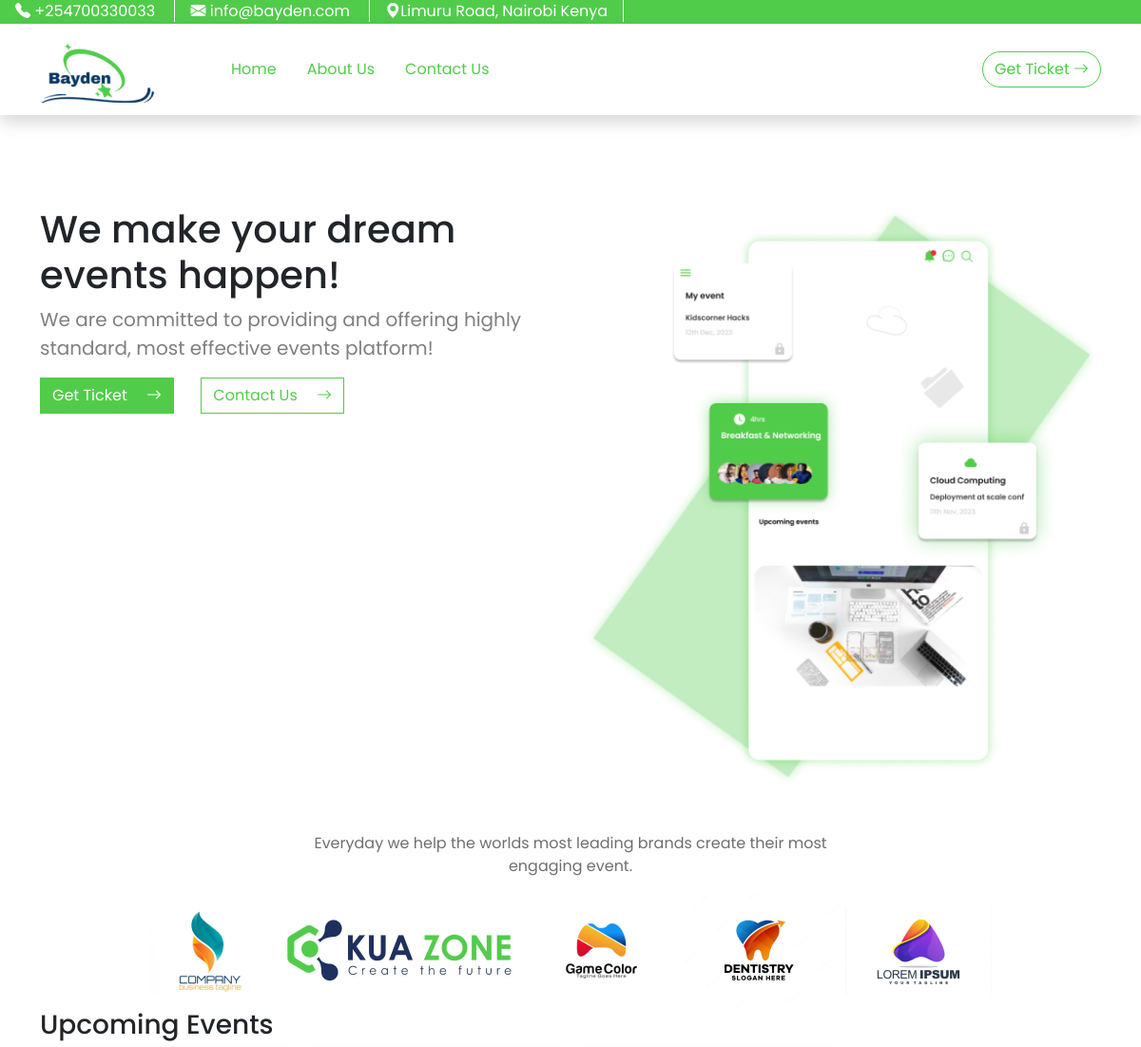
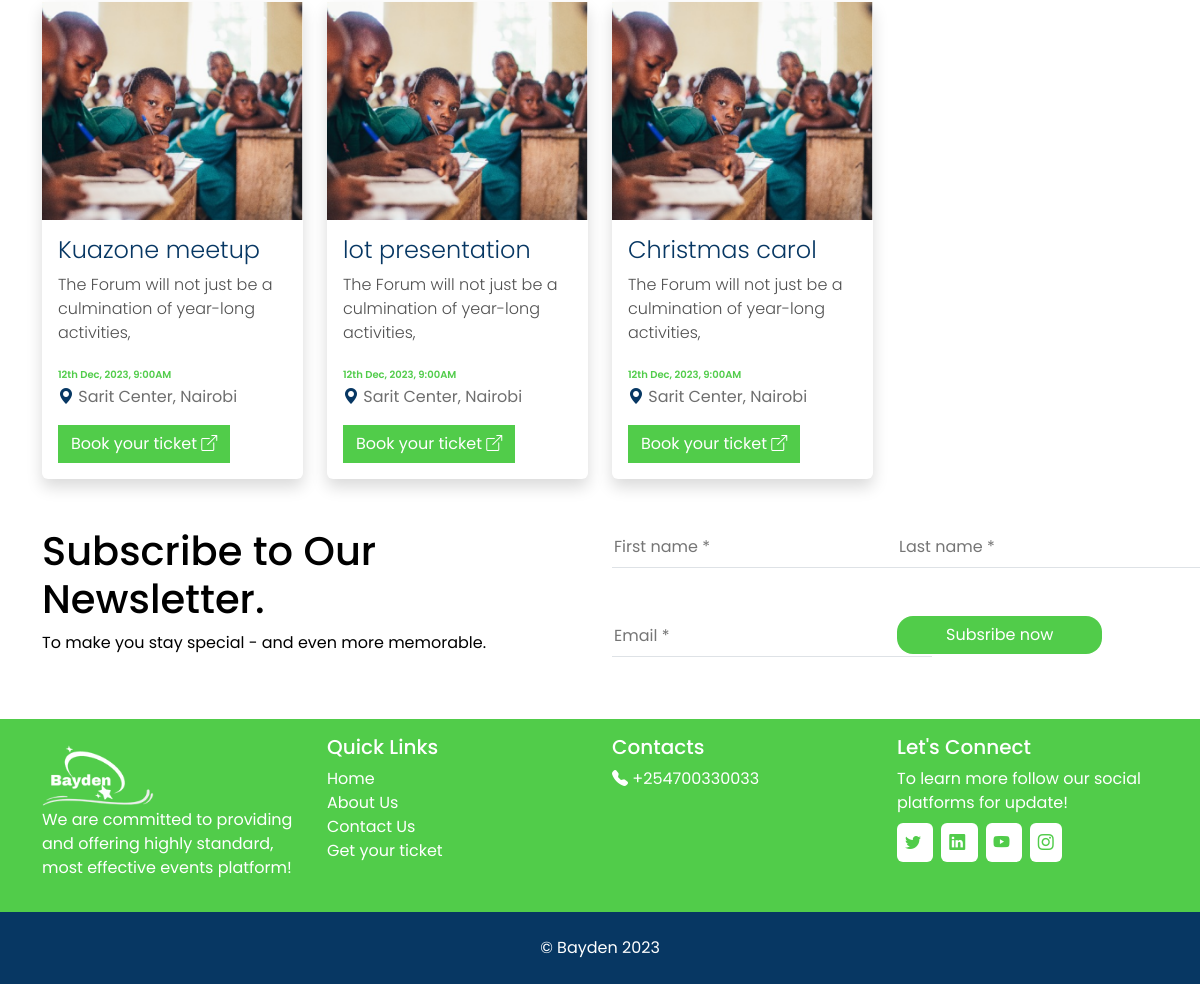
The page / on the database its author committed (2 pictures, top to bottom).
### baydenApp/models.py (models this page shows)
class Event(models.Model):
    name = models.CharField(max_length=50)

### baydenApp/views.py (the view)
# urls.py: path("", index, name="index")
def index(request : HttpRequest):
    if request.method == "GET":
        all_events = Event.objects.all()
        context = {"events": all_events}
        return render(request=request, template_name="index.html",
                      context=context)
    elif request.method == "POST":
        form_from_subscriber = SubscriberForm()

### templates/index.html (shortened to what this page needs)
<!DOCTYPE html>
<html>
<head>
	<link href="style.css" rel="stylesheet" type="text/css" />
	<link href="https://cdn.jsdelivr.net/npm/bootstrap@5.3.1/dist/css/bootstrap.min.css" rel="stylesheet"
>
	<link rel="stylesheet" href="https://cdn.jsdelivr.net/npm/bootstrap-icons@1.10.5/font/bootstrap-icons.css">
</head>
<body>
	<header style="background-color: #51CC4A; height: 25px;">
		<span class="text-white border-end border-white border-1 px-3">
			<i class="bi bi-telephone-fill"></i> +254700330033
		</span>
		<span class="text-white border-end border-white border-1 px-3">
			<i class="bi bi-envelope-fill"></i> info@bayden.com
		</span>
		<span class="text-white border-end border-white border-1 px-3">
			<i class="bi bi-geo-alt-fill"></i>Limuru Road, Nairobi Kenya
		</span>
	</header>
	<nav class="navbar navbar-expand-lg sticky-top shadow bg-white">
		<div class="container">
			<div class="navbar-brand me-5">
				<a href="index.html" class="text-decoration-none"><img src="Images/BaydenLogo.png"></a>
			</div>
			<div class="collapse navbar-collapse" id="eventMenu">
				<div class="navbar-nav ms-3 me-auto">
					<a href="index.html" class="text-decoration-none mx-3 fw-normal" style="color: #51CC4A;">Home</a>
					<a href="about.html" class="text-decoration-none mx-3 fw-normal" style="color: #51CC4A;">About
						Us</a>
					<a href="contact.html" class="text-decoration-none mx-3 fw-normal" style="color: #51CC4A;">Contact
						Us</a>
				</div>
				<div>
					<a href="reserve.html" class="btn rounded-5" style="color: #51CC4A; border-color: #51CC4A;"> Get
						Ticket <i class="bi bi-arrow-right"></i></a>
				</div>
			</div>
		</div>
	</nav>
	<div class="container my-5 pt-5">
		<div class="row">
			<div class="col-lg-6">
				<h1>We make your dream
					events happen!</h1>
				<p class="fs-5" style="color: #807f7f;">We are committed to providing and offering
					highly standard, most effective events platform!</p>
				<a href="reserve.html" class="btn rounded-0 text-white" style="background-color: #51CC4A;"> Get Ticket
					<i class="bi bi-arrow-right ms-3"></i></a>
				<a href="contact.html" class="btn rounded-0 bg-white ms-4"
					style="color: #51CC4A; border-color: #51CC4A;">
					Contact
					Us <i class="bi bi-arrow-right ms-3"></i></a>
			</div>
			<div class="col-lg-6">
				<img src="Images/image 1.png" class="img-fluid">
			</div>
		</div>
	</div>
	<div class="text-center">
		<p style="color: #00000091">Everyday we help the worlds most leading brands create their most<br>engaging event.
		</p>
		<div>
			<img src="Images/image 2.png">
			<img src="Images/image 3.png">
			<img src="Images/image 4.png">
			<img src="Images/image 5.png">
			<img src="Images/image 6.png">
		</div>
	</div>
	<div class="container mb-5">
		<h3>Upcoming Events</h3>
		<div class="row">
			{% for myevent in events %}
			<div class="col-lg-3">
				<div class="card border-0 shadow">
					<img src="Images/Rectangle 9 (3).png">
					<div class="card-body">
						<h4 class="fw-light" style="color: #073763;">{{ myevent.name }}</h4>
						<p class="text-xs fw-light" style="color: #000000B0;">The Forum will not just be a culmination
							of year-long activities,
						</p>
						<span class="fw-semibold" style="color: #51CC4A; font-size: 10px;">12th Dec, 2023, 9:00AM</span>
						<p style="color: #00000091;"><i class="bi bi-geo-alt-fill" style="color: #073763;"></i> Sarit
							Center, Nairobi</p>
						<a href="reserve.html" class="btn rounded-0 text-white" style="background: #51CC4A;"">Book your ticket <i
								class=" bi bi-box-arrow-up-right"></i></a>
					</div>
				</div>
			</div>
			{% endfor %}
		</div>
	</div>
	<div class="container text-black my-5">
		<div class="row">
			<div class="col-lg-6">
				<h1>Subscribe to Our Newsletter.</h1>
				<p>To make you stay special - and even more memorable.</p>
			</div>
			<div class="col-lg-6">
				<form>
					<div class="row">
						<div class="col-lg-6">
							<input type="text" class="border-0 border-bottom py-2" placeholder="First name *" />
						</div>
						<div class="col-lg-6">
							<input type="text" class="border-0 border-bottom py-2" placeholder="Last name *" />
						</div>
					</div>
					<div class="row pt-5">
						<div class="col-lg-6">
							<input type="text" class="border-0 border-bottom py-2" placeholder="Email *" />
						</div>
						<div class="col-lg-6">
							<a href="#" class="btn rounded-4 text-white px-5"
								style="background-color: #51CC4A;">
								Subsribe now </a>
						</div>
					</div>
				</form>
			</div>
		</div>
	</div>
	<footer>
		<div class="text-white bg-sucsess" style="background-color: #51CC4A;">
			<div class="container py-3">
				<div class="row">
					<div class="col-lg-3">
						<img src="Images/Blue Modern Business Logo (1) 1.png" style="width: 112px; height: 73px;">
						<p>We are committed to providing and offering highly standard, most effective events
							platform!</p>
					</div>
					<div class="col-lg-3 text-white" style="text-decoration: none;">
						<h5>Quick Links</h5>
						<a href="index.html" class="text-white text-decoration-none">Home</a><br>
						<a href="about.html" class="text-white text-decoration-none">About Us</a><br>
						<a href="contact.html" class="text-white text-decoration-none">Contact Us</a><br>
						<a href="reserve.html" class="text-white text-decoration-none">Get your ticket</a><br>
					</div>
					<div class="col-lg-3">
						<h5>Contacts</h5>
						<p><i class="bi bi-telephone-fill"></i> +254700330033</p>
					</div>
					<div class="col-lg-3">
						<h5>Let's Connect</h5>
						<p>To learn more follow our social platforms for update!</p>
						<span class="bg-white rounded-2 p-2 me-2">
							<a href="https://twitter.com" target="_blank" style="color: #51CC4A;"> <i
									class="bi bi-twitter"></i></a>
						</span>
						<span class="bg-white rounded-2 p-2 me-2">
							<a href="https://www.linkedin.com/in/" target="_blank" style="color:  #51CC4A;"> <i
									class="bi bi-linkedin"></i></a>
						</span>
						<span class="bg-white rounded-2 p-2 me-2">
							<a href="https://www.youtube.com/" target="_blank" style="color:  #51CC4A;"> <i
									class="bi bi-youtube"></i></a>
						</span>
						<span class="bg-white rounded-2 p-2">
							<a href="https://www.instagram.com/" target="_blank" style="color:  #51CC4A;"> <i
									class="bi bi-instagram"></i></a>
						</span>
					</div>
				</div>
			</div>
		</div>
		<div class="text-white text-center" style="background-color: #073763;">
			<p class="py-4">&copy Bayden 2023</p>
		</div>
	</footer>
</body>
</html>

### templates/style.css (style rules this page uses)
html { height: 100%; width: 100%; }
body { font-family: 'Poppins', sans-serif; }

### templates/index.html (style rules this page uses)
body { font-family: 'Poppins', sans-serif; }

### rows shown on the page
Event: name "Kuazone meetup"
Event: name "lot presentation"
Event: name "Christmas carol"
